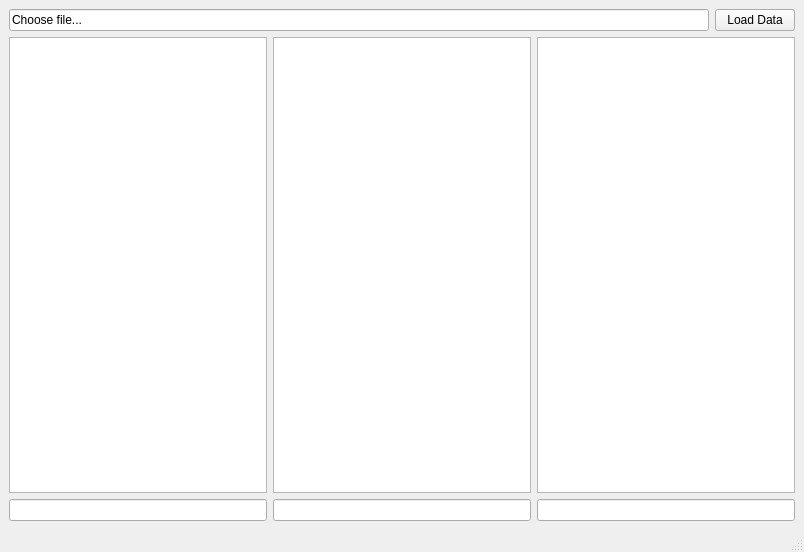
<?xml version="1.0" encoding="UTF-8"?>
<ui version="4.0">
 <class>MainWindow</class>
 <widget class="QMainWindow" name="MainWindow">
  <property name="geometry">
   <rect>
    <x>0</x>
    <y>0</y>
    <width>804</width>
    <height>552</height>
   </rect>
  </property>
  <property name="windowTitle">
   <string>MainWindow</string>
  </property>
  <widget class="QWidget" name="centralwidget">
   <layout class="QVBoxLayout" name="verticalLayout_2">
    <item>
     <layout class="QHBoxLayout" name="horizontalLayout_3">
      <item>
       <widget class="QLineEdit" name="lineEdit_4">
        <property name="text">
         <string>Choose file...</string>
        </property>
       </widget>
      </item>
      <item>
       <widget class="QPushButton" name="pushButton">
        <property name="text">
         <string>Load Data</string>
        </property>
       </widget>
      </item>
     </layout>
    </item>
    <item>
     <layout class="QHBoxLayout" name="horizontalLayout">
      <item>
       <widget class="myImageView" name="graphicsView_3"/>
      </item>
      <item>
       <widget class="myImageView" name="graphicsView_2"/>
      </item>
      <item>
       <widget class="myImageView" name="graphicsView"/>
      </item>
     </layout>
    </item>
    <item>
     <layout class="QHBoxLayout" name="horizontalLayout_2">
      <item>
       <widget class="QLineEdit" name="lineEdit_2"/>
      </item>
      <item>
       <widget class="QLineEdit" name="lineEdit_3"/>
      </item>
      <item>
       <widget class="QLineEdit" name="lineEdit"/>
      </item>
     </layout>
    </item>
   </layout>
  </widget>
  <widget class="QMenuBar" name="menubar">
   <property name="geometry">
    <rect>
     <x>0</x>
     <y>0</y>
     <width>804</width>
     <height>21</height>
    </rect>
   </property>
  </widget>
  <widget class="QStatusBar" name="statusbar"/>
 </widget>
 <customwidgets>
  <customwidget>
   <class>myImageView</class>
   <extends>QGraphicsView</extends>
   <header>QTvisualiser.views</header>
  </customwidget>
 </customwidgets>
 <resources/>
 <connections/>
</ui>
